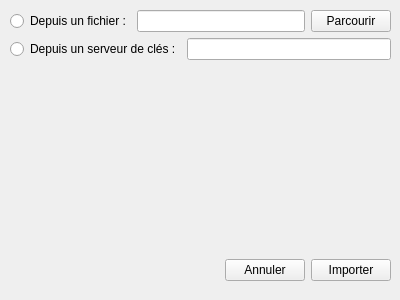
<?xml version="1.0" encoding="UTF-8"?>
<ui version="4.0">
 <class>KeyImport</class>
 <widget class="QWidget" name="KeyImport">
  <property name="geometry">
   <rect>
    <x>0</x>
    <y>0</y>
    <width>400</width>
    <height>300</height>
   </rect>
  </property>
  <property name="windowTitle">
   <string>Importation de clés</string>
  </property>
  <widget class="QWidget" name="verticalLayoutWidget">
   <property name="geometry">
    <rect>
     <x>10</x>
     <y>10</y>
     <width>381</width>
     <height>231</height>
    </rect>
   </property>
   <layout class="QVBoxLayout" name="verticalLayout">
    <item>
     <layout class="QHBoxLayout" name="horizontalLayout_2">
      <item>
       <widget class="QRadioButton" name="radioButton">
        <property name="text">
         <string>Depuis un fichier :</string>
        </property>
       </widget>
      </item>
      <item>
       <widget class="QLineEdit" name="lineEdit"/>
      </item>
      <item>
       <widget class="QPushButton" name="pushButton_3">
        <property name="text">
         <string>Parcourir</string>
        </property>
       </widget>
      </item>
     </layout>
    </item>
    <item>
     <layout class="QHBoxLayout" name="horizontalLayout_3">
      <item>
       <widget class="QRadioButton" name="radioButton_2">
        <property name="text">
         <string>Depuis un serveur de clés :</string>
        </property>
       </widget>
      </item>
      <item>
       <widget class="QLineEdit" name="lineEdit_2"/>
      </item>
     </layout>
    </item>
    <item>
     <spacer name="verticalSpacer">
      <property name="orientation">
       <enum>Qt::Vertical</enum>
      </property>
      <property name="sizeHint" stdset="0">
       <size>
        <width>20</width>
        <height>40</height>
       </size>
      </property>
     </spacer>
    </item>
   </layout>
  </widget>
  <widget class="QWidget" name="horizontalLayoutWidget">
   <property name="geometry">
    <rect>
     <x>10</x>
     <y>250</y>
     <width>381</width>
     <height>41</height>
    </rect>
   </property>
   <layout class="QHBoxLayout" name="horizontalLayout">
    <item>
     <spacer name="horizontalSpacer">
      <property name="orientation">
       <enum>Qt::Horizontal</enum>
      </property>
      <property name="sizeHint" stdset="0">
       <size>
        <width>40</width>
        <height>20</height>
       </size>
      </property>
     </spacer>
    </item>
    <item>
     <widget class="QPushButton" name="pushButton">
      <property name="text">
       <string>Annuler</string>
      </property>
     </widget>
    </item>
    <item>
     <widget class="QPushButton" name="pushButton_2">
      <property name="text">
       <string>Importer</string>
      </property>
     </widget>
    </item>
   </layout>
  </widget>
 </widget>
 <resources/>
 <connections/>
</ui>
